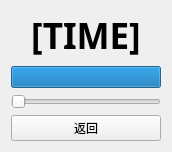
<?xml version="1.0" encoding="UTF-8"?>
<ui version="4.0">
 <class>Form</class>
 <widget class="QWidget" name="Form">
  <property name="geometry">
   <rect>
    <x>0</x>
    <y>0</y>
    <width>172</width>
    <height>138</height>
   </rect>
  </property>
  <property name="windowTitle">
   <string>Form</string>
  </property>
  <layout class="QVBoxLayout" name="verticalLayout">
   <item>
    <widget class="QLabel" name="timeLabel">
     <property name="font">
      <font>
       <family>等线</family>
       <pointsize>26</pointsize>
       <bold>true</bold>
      </font>
     </property>
     <property name="text">
      <string>[TIME]</string>
     </property>
     <property name="alignment">
      <set>Qt::AlignmentFlag::AlignCenter</set>
     </property>
    </widget>
   </item>
   <item>
    <widget class="QProgressBar" name="classTimeBar">
     <property name="value">
      <number>100</number>
     </property>
     <property name="textVisible">
      <bool>false</bool>
     </property>
    </widget>
   </item>
   <item>
    <widget class="QSlider" name="transparencySlider">
     <property name="minimum">
      <number>20</number>
     </property>
     <property name="orientation">
      <enum>Qt::Orientation::Horizontal</enum>
     </property>
    </widget>
   </item>
   <item>
    <widget class="QPushButton" name="backButton">
     <property name="cursor">
      <cursorShape>PointingHandCursor</cursorShape>
     </property>
     <property name="text">
      <string>返回</string>
     </property>
    </widget>
   </item>
  </layout>
 </widget>
 <resources/>
 <connections/>
</ui>
